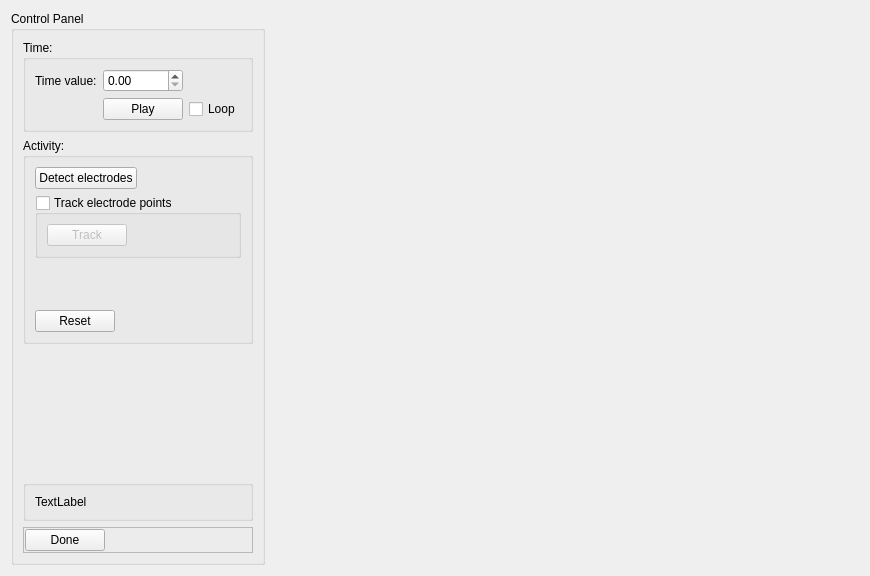
<?xml version="1.0" encoding="UTF-8"?>
<ui version="4.0">
 <class>ElectrodeArrayDetectorWidget</class>
 <widget class="QWidget" name="ElectrodeArrayDetectorWidget">
  <property name="geometry">
   <rect>
    <x>0</x>
    <y>0</y>
    <width>870</width>
    <height>576</height>
   </rect>
  </property>
  <property name="windowTitle">
   <string>Electrode Array Detector</string>
  </property>
  <layout class="QHBoxLayout" name="horizontalLayout">
   <item>
    <widget class="QGroupBox" name="controlPanel_groupBox">
     <property name="title">
      <string>Control Panel</string>
     </property>
     <layout class="QVBoxLayout" name="verticalLayout">
      <item>
       <widget class="QGroupBox" name="time_groupBox">
        <property name="title">
         <string>Time:</string>
        </property>
        <layout class="QGridLayout" name="gridLayout_4">
         <item row="1" column="1">
          <widget class="QPushButton" name="timePlayStop_pushButton">
           <property name="text">
            <string>Play</string>
           </property>
          </widget>
         </item>
         <item row="0" column="0">
          <widget class="QLabel" name="timeValue_label">
           <property name="text">
            <string>Time value:</string>
           </property>
          </widget>
         </item>
         <item row="0" column="1">
          <widget class="QDoubleSpinBox" name="timeValue_doubleSpinBox">
           <property name="maximum">
            <double>12000.000000000000000</double>
           </property>
          </widget>
         </item>
         <item row="1" column="2">
          <widget class="QCheckBox" name="timeLoop_checkBox">
           <property name="text">
            <string>Loop</string>
           </property>
          </widget>
         </item>
        </layout>
       </widget>
      </item>
      <item>
       <widget class="QGroupBox" name="groupBox_2">
        <property name="title">
         <string>Activity:</string>
        </property>
        <layout class="QFormLayout" name="formLayout">
         <property name="fieldGrowthPolicy">
          <enum>QFormLayout::AllNonFixedFieldsGrow</enum>
         </property>
         <item row="1" column="0">
          <widget class="QPushButton" name="detectElectrodes_pushButton">
           <property name="text">
            <string>Detect electrodes</string>
           </property>
          </widget>
         </item>
         <item row="3" column="0" colspan="2">
          <widget class="QGroupBox" name="groupBox_3">
           <property name="title">
            <string>Track electrode points</string>
           </property>
           <property name="checkable">
            <bool>true</bool>
           </property>
           <property name="checked">
            <bool>false</bool>
           </property>
           <layout class="QHBoxLayout" name="horizontalLayout_4">
            <item>
             <widget class="QPushButton" name="trackElectrodePoints_pushButton">
              <property name="text">
               <string>Track</string>
              </property>
             </widget>
            </item>
            <item>
             <spacer name="horizontalSpacer_2">
              <property name="orientation">
               <enum>Qt::Horizontal</enum>
              </property>
              <property name="sizeHint" stdset="0">
               <size>
                <width>40</width>
                <height>20</height>
               </size>
              </property>
             </spacer>
            </item>
           </layout>
          </widget>
         </item>
         <item row="5" column="0">
          <widget class="QPushButton" name="reset_pushButton">
           <property name="text">
            <string>Reset</string>
           </property>
          </widget>
         </item>
         <item row="4" column="0">
          <spacer name="verticalSpacer_2">
           <property name="orientation">
            <enum>Qt::Vertical</enum>
           </property>
           <property name="sizeHint" stdset="0">
            <size>
             <width>20</width>
             <height>40</height>
            </size>
           </property>
          </spacer>
         </item>
        </layout>
       </widget>
      </item>
      <item>
       <spacer name="verticalSpacer">
        <property name="orientation">
         <enum>Qt::Vertical</enum>
        </property>
        <property name="sizeHint" stdset="0">
         <size>
          <width>20</width>
          <height>40</height>
         </size>
        </property>
       </spacer>
      </item>
      <item>
       <widget class="QGroupBox" name="groupBox">
        <property name="title">
         <string/>
        </property>
        <layout class="QHBoxLayout" name="horizontalLayout_3">
         <item>
          <widget class="QLabel" name="statusText_label">
           <property name="sizePolicy">
            <sizepolicy hsizetype="Preferred" vsizetype="Preferred">
             <horstretch>1</horstretch>
             <verstretch>0</verstretch>
            </sizepolicy>
           </property>
           <property name="text">
            <string>TextLabel</string>
           </property>
          </widget>
         </item>
        </layout>
       </widget>
      </item>
      <item>
       <widget class="QFrame" name="frame">
        <property name="frameShape">
         <enum>QFrame::StyledPanel</enum>
        </property>
        <property name="frameShadow">
         <enum>QFrame::Raised</enum>
        </property>
        <layout class="QHBoxLayout" name="horizontalLayout_2">
         <property name="margin">
          <number>1</number>
         </property>
         <item>
          <widget class="QPushButton" name="done_pushButton">
           <property name="text">
            <string>Done</string>
           </property>
          </widget>
         </item>
         <item>
          <spacer name="horizontalSpacer">
           <property name="orientation">
            <enum>Qt::Horizontal</enum>
           </property>
           <property name="sizeHint" stdset="0">
            <size>
             <width>40</width>
             <height>20</height>
            </size>
           </property>
          </spacer>
         </item>
        </layout>
       </widget>
      </item>
     </layout>
    </widget>
   </item>
   <item>
    <widget class="BaseSceneviewerWidget" name="sceneviewer_widget" native="true">
     <property name="sizePolicy">
      <sizepolicy hsizetype="Preferred" vsizetype="Preferred">
       <horstretch>1</horstretch>
       <verstretch>0</verstretch>
      </sizepolicy>
     </property>
    </widget>
   </item>
  </layout>
 </widget>
 <customwidgets>
  <customwidget>
   <class>BaseSceneviewerWidget</class>
   <extends>QWidget</extends>
   <header>opencmiss\zincwidgets\basesceneviewerwidget.h</header>
   <container>1</container>
  </customwidget>
 </customwidgets>
 <resources/>
 <connections/>
</ui>
